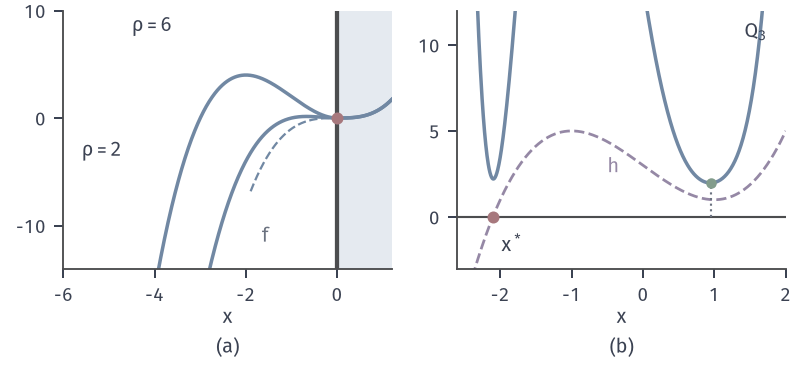

Here is the Python script that generated this plot:
from pathlib import Path
import sys
ROOT = next(p for p in Path(__file__).resolve().parents if (p/'build.sh').is_file() and (p/'tex/book.tex').is_file())
sys.path.insert(0, str(ROOT/'figures/00-shared/mathematical-preliminaries-upper/00-shared/comprehension-figures'))
from support import figure, save, BLUE, GREEN, YELLOW, RED, PURPLE, INK, MUTED, GRID, BLUE_FILL, GREEN_FILL, YELLOW_FILL, RED_FILL, PURPLE_FILL
import numpy as np
HERE = Path(__file__).resolve().parent
STROKE = '#4C4D4F'
def panel(fig, left, right, top, bottom, wspace=.25, hspace=.2):
    fig.set_layout_engine(None)
    fig.subplots_adjust(left=left, right=right, top=top, bottom=bottom, wspace=wspace, hspace=hspace)
def tag(fig, ax, s, y=.03):
    p = ax.get_position(); fig.text((p.x0+p.x1)/2, y, s, ha='center', va='bottom')
def opt(ax, x, y, ms=4.8, z=7): ax.plot([x],[y],'o',ms=ms,color=RED,mew=0,zorder=z)
def it(ax, x, y, ms=4.2, z=6, c=GREEN): ax.plot([x],[y],'o',ms=ms,color=c,mew=0,zorder=z)
def bare(ax): ax.set_aspect('equal'); 
# Running example: f(x)=x1^2/2+3x2^2/2, h(x)=x1+x2-4, x*=(3,1), nu*=-3.
G = np.diag([1.,3.]); A1 = np.ones(2)
def fq(X,Y): return .5*X**2+1.5*Y**2
def line(ax,lo=-2,hi=7):
    t=np.array([lo,hi]); ax.plot(t,4-t,color=STROKE,lw=1.7,solid_capstyle='butt',zorder=3)

fig,(a,b)=figure(width_mm=112,height_mm=52,ncols=2)
panel(fig,.08,.99,.97,.27,wspace=.2)
X=np.linspace(-6,1.2,801)
a.axvspan(0,1.2,color=BLUE_FILL,lw=0,zorder=0);a.axvline(0,color=STROKE,lw=1.7)
for r in (2,6):
    a.plot(X,X**3+r/2*np.maximum(-X,0)**2,color=BLUE,lw=1.4)
a.plot(X[X>=-1.9],(X**3)[X>=-1.9],color=BLUE,lw=.9,ls='--')
opt(a,0,0);a.set_xlim(-6,1.2);a.set_ylim(-14,10);a.set_xticks([-6,-4,-2,0]);a.set_yticks([-10,0,10]);a.set_xlabel('$x$',labelpad=1)
a.text(-5.6,-3.6,'$\\rho=2$',color=INK);a.text(-4.5,8,'$\\rho=6$',color=INK);a.text(-1.65,-11.5,'$f$',color=MUTED)
X=np.linspace(-2.6,2,801);h=X**3-3*X+3
b.axhline(0,color=STROKE,lw=.85)
b.plot(X,h,color=PURPLE,lw=1.1,ls='--')
def bis(fn,lo,hi):
    flo=fn(lo)
    for _ in range(200):
        m=(lo+hi)/2;fm=fn(m)
        if flo*fm<=0: hi=m
        else: lo,flo=m,fm
    return (lo+hi)/2
r=3.
Q=.5*X**2+r/2*h**2
b.plot(X,Q,color=BLUE,lw=1.4)
hr=lambda x:x**3-3*x+3
g=lambda x:x+r*hr(x)*(3*x**2-3)
xloc=bis(g,.5,1.)
xstar=bis(hr,-3,0)
it(b,xloc,.5*xloc**2+r/2*hr(xloc)**2);b.plot([xloc,xloc],[0,.5*xloc**2+r/2*hr(xloc)**2],color=MUTED,lw=.85,ls=':')
opt(b,xstar,0)
b.set_xlim(-2.6,2);b.set_ylim(-3,12);b.set_xticks([-2,-1,0,1,2]);b.set_yticks([0,5,10]);b.set_xlabel('$x$',labelpad=1)
b.text(1.42,10.4,'$Q_3$',color=INK);b.text(-.5,2.6,'$h$',color=PURPLE);b.text(xstar+.12,-2.,'$x^*$',color=INK)
fig.canvas.draw();tag(fig,a,'(a)');tag(fig,b,'(b)')
save(fig,HERE,'figure',{'a':'x^3+rho/2*max(-x,0)^2','b':'x^2/2+3/2*(x^3-3x+3)^2','local_min':float(xloc),'root':float(xstar)})
